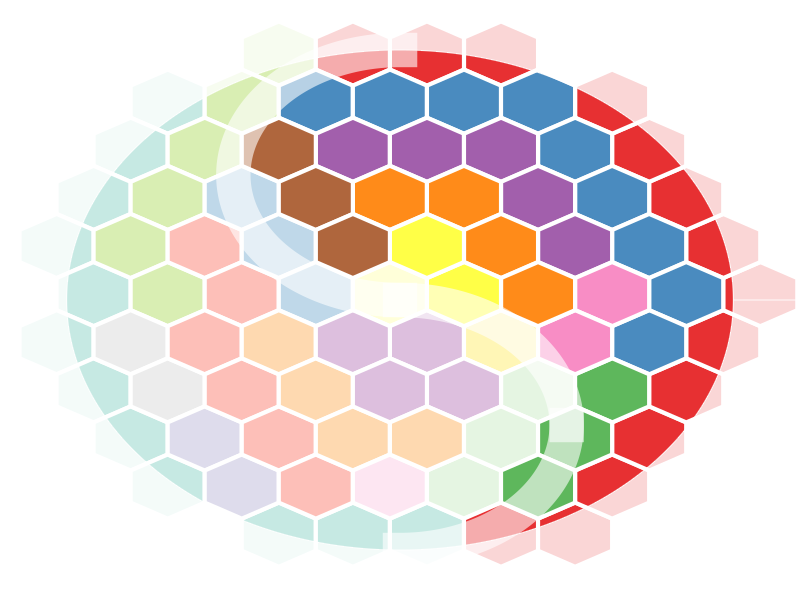

Write the R code that produced this figure.
library(RColorBrewer)
library(sp)
library(scales)
label<-read.csv("yinyang.csv",header=T)

radius1 <- 1.15
radius2 <- 0.90
theta <- seq(0, 2 * pi, length = 1000)
theta2 <- seq(0, 2 * pi, length = 10000)

xx<-data.frame(radius1 * cos(theta),radius1 * sin(theta))
yy<-SpatialPolygons(list(Polygons(list(Polygon(xx)),"y")))

set.seed(1234)
HexPts <-spsample(yy,type="hexagonal",cellsize=0.2)
HexPols <- HexPoints2SpatialPolygons(HexPts)

par(mar=c(0,0,0,0))
plot(c(-1, 1), c(-1, 1), type = "n",axes=F,xlab="",ylab="")

for (i in 1:dim(label)[1]) {
plot(HexPols[label[i,1]], add=TRUE,col=alpha(brewer.pal(as.numeric(label[i,3]),
as.character(label[i,4]))[as.numeric(label[i,5])],as.numeric(label[i,9])),border="white",lwd=4)
}

lines(x = radius2/2 * cos(theta2)[1:(10000*0.25)], y = (radius2/2 * sin(theta2)-0.45)[1:(10000*0.25)],col=alpha("white",0.6),lwd=33,lend=2)
lines(x = radius2/2 * cos(theta2)[(10000*0.75):10000], y = (radius2/2 * sin(theta2)-0.45)[(10000*0.75):10000],col=alpha("white",0.6),lwd=33,lend=2)
lines(x = radius2/2 * cos(theta2)[(10000*0.25):(10000*0.75)], y = (radius2/2 * sin(theta2)+0.45)[(10000*0.25):(10000*0.75)],col=alpha("white",0.6),lwd=33,lend=2)
polygon(c(radius1*2 * cos(theta),radius2 * cos(theta)), c(radius1*2 * sin(theta),rev(radius2 * sin(theta))),
        border=alpha("white",0.8),col=alpha("white",0.8))
